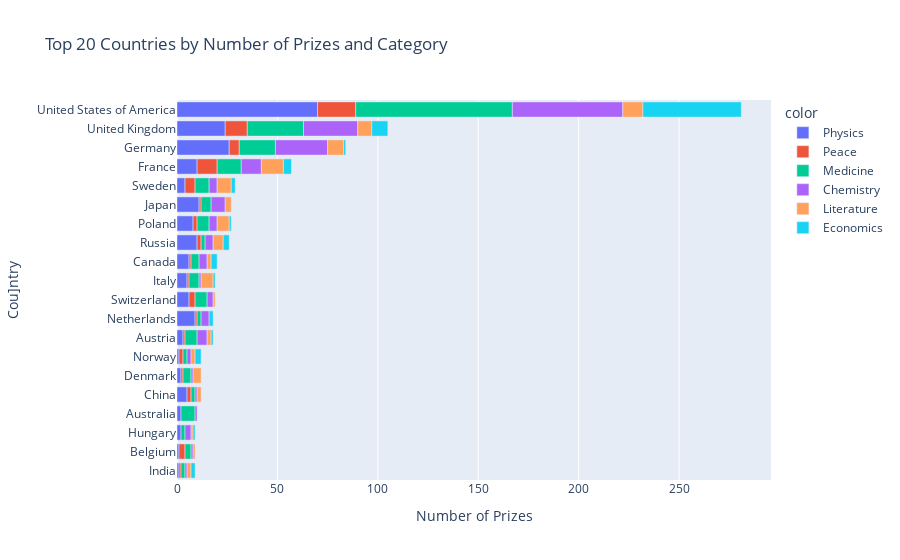

The cell this chart's notebook holds for it:
### Code cell
cat_country_bar = px.bar(x=merged_df.cat_prize,
                         y=merged_df.birth_country_current,
                         orientation='h',
                         color=merged_df.category,
                         title='Top 20 Countries by Number of Prizes and Category')
cat_country_bar.update_layout(xaxis_title='Number of Prizes',
                              yaxis_title='Cou]ntry',
                              coloraxis_showscale=False)
cat_country_bar.show()

### Figure 1 — Plotly figure (JSON) as saved in the notebook; plotly's stock layout.template omitted (floating-point values rounded to 4 significant figures)
{"data": [{"alignmentgroup": "True", "hovertemplate": "color=Physics<br>x=%{x}<br>y=%{y}<extra></extra>", "legendgroup": "Physics", "marker": {"color": "#636efa", "pattern": {"shape": ""}}, "name": "Physics", "offsetgroup": "Physics", "orientation": "h", "showlegend": true, "textposition": "auto", "type": "bar", "x": [1, 1, 2, 2, 5, 2, 1, 3, 9, 6, 5, 6, 10, 8, 11, 4, 10, 26, 24, 70], "xaxis": "x", "y": ["India", "Belgium", "Hungary", "Australia", "China", "Denmark", "Norway", "Austria", "Netherlands", "Switzerland", "Italy", "Canada", "Russia", "Poland", "Japan", "Sweden", "France", "Germany", "United Kingdom", "United States of America"], "yaxis": "y"}, {"alignmentgroup": "True", "hovertemplate": "color=Peace<br>x=%{x}<br>y=%{y}<extra></extra>", "legendgroup": "Peace", "marker": {"color": "#EF553B", "pattern": {"shape": ""}}, "name": "Peace", "offsetgroup": "Peace", "orientation": "h", "showlegend": true, "textposition": "auto", "type": "bar", "x": [1, 3, 2, 1, 2, 1, 1, 1, 3, 1, 2, 1, 2, 5, 10, 5, 11, 19], "xaxis": "x", "y": ["India", "Belgium", "China", "Denmark", "Norway", "Austria", "Netherlands", "Italy", "Switzerland", "Canada", "Russia", "Japan", "Poland", "Sweden", "France", "Germany", "United Kingdom", "United States of America"], "yaxis": "y"}, {"alignmentgroup": "True", "hovertemplate": "color=Medicine<br>x=%{x}<br>y=%{y}<extra></extra>", "legendgroup": "Medicine", "marker": {"color": "#00cc96", "pattern": {"shape": ""}}, "name": "Medicine", "offsetgroup": "Medicine", "orientation": "h", "showlegend": true, "textposition": "auto", "type": "bar", "x": [3, 2, 2, 7, 4, 2, 2, 6, 2, 6, 5, 4, 2, 6, 5, 7, 12, 18, 28, 78], "xaxis": "x", "y": ["Belgium", "Hungary", "India", "Australia", "Denmark", "China", "Norway", "Austria", "Netherlands", "Switzerland", "Italy", "Canada", "Russia", "Poland", "Japan", "Sweden", "France", "Germany", "United Kingdom", "United States of America"], "yaxis": "y"}, {"alignmentgroup": "True", "hovertemplate": "color=Chemistry<br>x=%{x}<br>y=%{y}<extra></extra>", "legendgroup": "Chemistry", "marker": {"color": "#ab63fa", "pattern": {"shape": ""}}, "name": "Chemistry", "offsetgroup": "Chemistry", "orientation": "h", "showlegend": true, "textposition": "auto", "type": "bar", "x": [1, 3, 1, 1, 1, 1, 2, 5, 4, 1, 3, 4, 4, 7, 4, 4, 10, 26, 27, 55], "xaxis": "x", "y": ["Belgium", "Hungary", "India", "Australia", "China", "Denmark", "Norway", "Austria", "Netherlands", "Italy", "Switzerland", "Canada", "Russia", "Japan", "Poland", "Sweden", "France", "Germany", "United Kingdom", "United States of America"], "yaxis": "y"}, {"alignmentgroup": "True", "hovertemplate": "color=Literature<br>x=%{x}<br>y=%{y}<extra></extra>", "legendgroup": "Literature", "marker": {"color": "#FFA15A", "pattern": {"shape": ""}}, "name": "Literature", "offsetgroup": "Literature", "orientation": "h", "showlegend": true, "textposition": "auto", "type": "bar", "x": [1, 1, 2, 2, 2, 4, 2, 1, 6, 2, 5, 3, 6, 7, 11, 8, 7, 10], "xaxis": "x", "y": ["Belgium", "Hungary", "India", "Norway", "China", "Denmark", "Austria", "Switzerland", "Italy", "Canada", "Russia", "Japan", "Poland", "Sweden", "France", "Germany", "United Kingdom", "United States of America"], "yaxis": "y"}, {"alignmentgroup": "True", "hovertemplate": "color=Economics<br>x=%{x}<br>y=%{y}<extra></extra>", "legendgroup": "Economics", "marker": {"color": "#19d3f3", "pattern": {"shape": ""}}, "name": "Economics", "offsetgroup": "Economics", "orientation": "h", "showlegend": true, "textposition": "auto", "type": "bar", "x": [1, 2, 3, 1, 2, 1, 3, 3, 1, 2, 4, 1, 8, 49], "xaxis": "x", "y": ["Hungary", "India", "Norway", "Austria", "Netherlands", "Italy", "Canada", "Russia", "Poland", "Sweden", "France", "Germany", "United Kingdom", "United States of America"], "yaxis": "y"}], "layout": {"barmode": "relative", "coloraxis": {"showscale": false}, "legend": {"title": {"text": "color"}, "tracegroupgap": 0}, "title": {"text": "Top 20 Countries by Number of Prizes and Category"}, "xaxis": {"anchor": "y", "domain": [0, 1], "title": {"text": "Number of Prizes"}}, "yaxis": {"anchor": "x", "domain": [0, 1], "title": {"text": "Cou]ntry"}}}}
